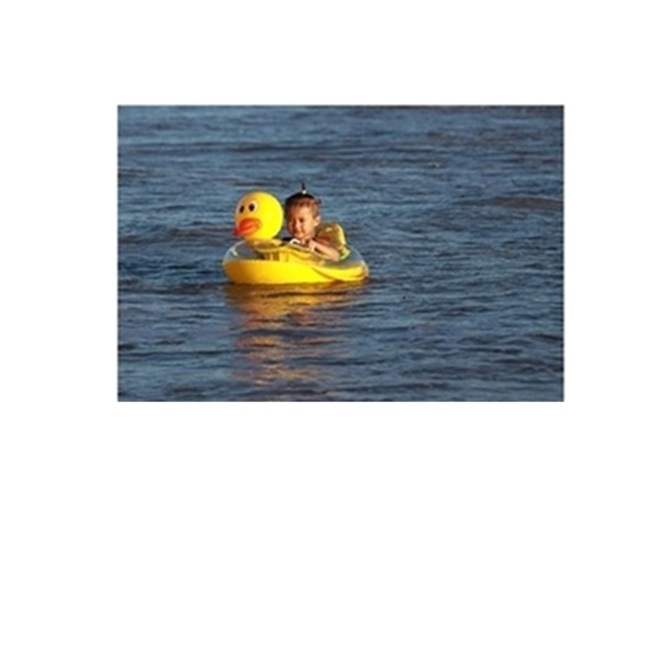
#> input picture deep-image-prior/DIP blending/newdata/kid2.jpg, 672 x 672 px
$ python create_mask.py
#> lines starting #> are read from the running program, lines starting #| are printed output that depends on the picture; after the words box and inside, x2 and y2 are one past the last pixel; in counts of white or black regions, pixels touching at a corner belong together
import numpy as np
from PIL import Image
import cv2


def generate_mask_from_target(
    img_path,
    save_path='mask.jpg',
    white_thresh=30,
    morph_kernel=5
):
    """
    根据目标图自动生成 mask：
    - 主体区域：255
    - 背景（近白）：0

    参数:
    img_path: 目标图路径 (512x512)
    white_thresh: 白色判定阈值（越小越严格）
    morph_kernel: 形态学核大小（0 表示不做）
    """
#> called with img_path = 'newdata/kid2.jpg', save_path = 'newdata/mask11.jpg', white_thresh = 40, morph_kernel = 7

    # 1. 读取图像
    img = Image.open(img_path).convert('RGB')
#> img is the input picture: PIL image 672x672 RGB; mean R, G, B 205.8, 209, 211
    img_np = np.array(img).astype(np.float32)

    # 2. 计算与白色的距离
    white = np.array([255, 255, 255], dtype=np.float32)
    dist = np.linalg.norm(img_np - white, axis=2)
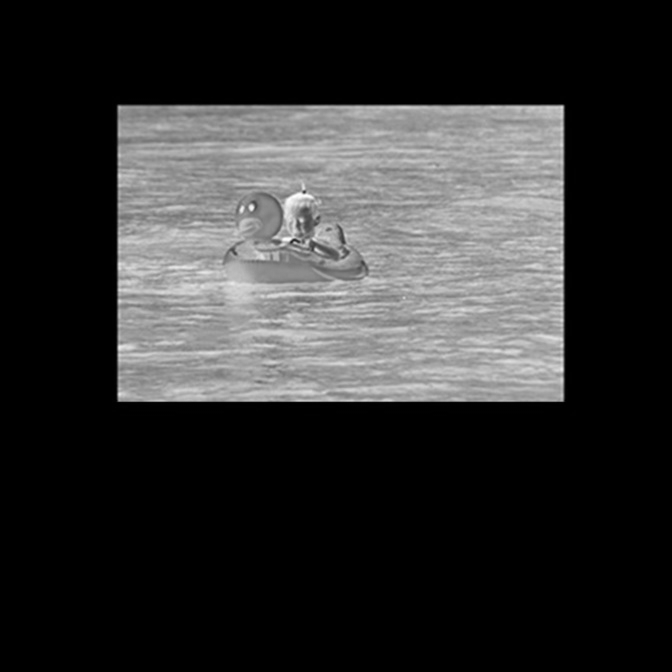
#> dist: shape (672, 672) float32; min 0, max 435.4, mean 81.5; drawn with min black and max white

    # 3. 生成 mask
    mask = np.zeros((672, 672), dtype=np.uint8)
    mask[dist >= white_thresh] = 255

    # 4. 形态学优化（可选，但强烈推荐）
    if morph_kernel > 0:
        kernel = np.ones((morph_kernel, morph_kernel), np.uint8)
        mask = cv2.morphologyEx(mask, cv2.MORPH_CLOSE, kernel)
        mask = cv2.morphologyEx(mask, cv2.MORPH_OPEN, kernel)

    # 5. 保存
    Image.fromarray(mask).save(save_path)
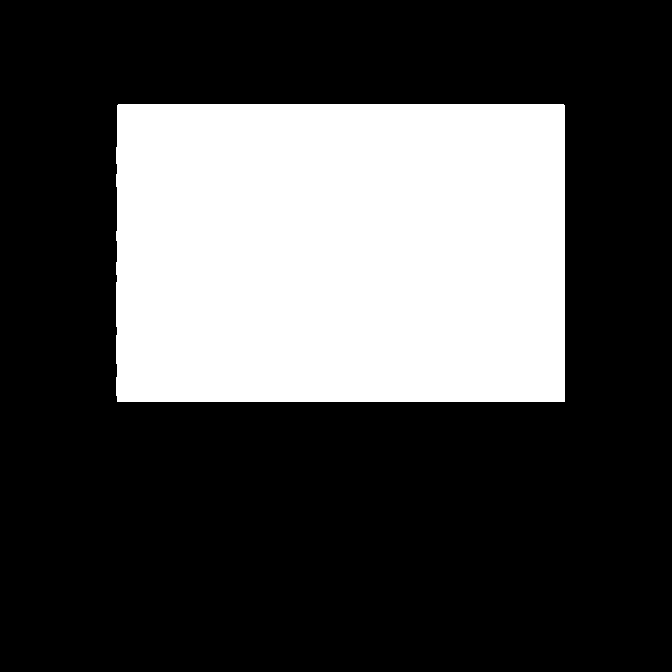
#> saved as mask11.jpg: PIL image 672x672 L; 29.6% white; 1 white region, box (x1, y1, x2, y2) and area: (116, 104, 565, 402) 133648
    print(f"Mask saved to {save_path}")

    return mask
generate_mask_from_target(
    img_path='newdata/kid2.jpg',
    save_path='newdata/mask11.jpg',
    white_thresh=40,
    morph_kernel=7
)
